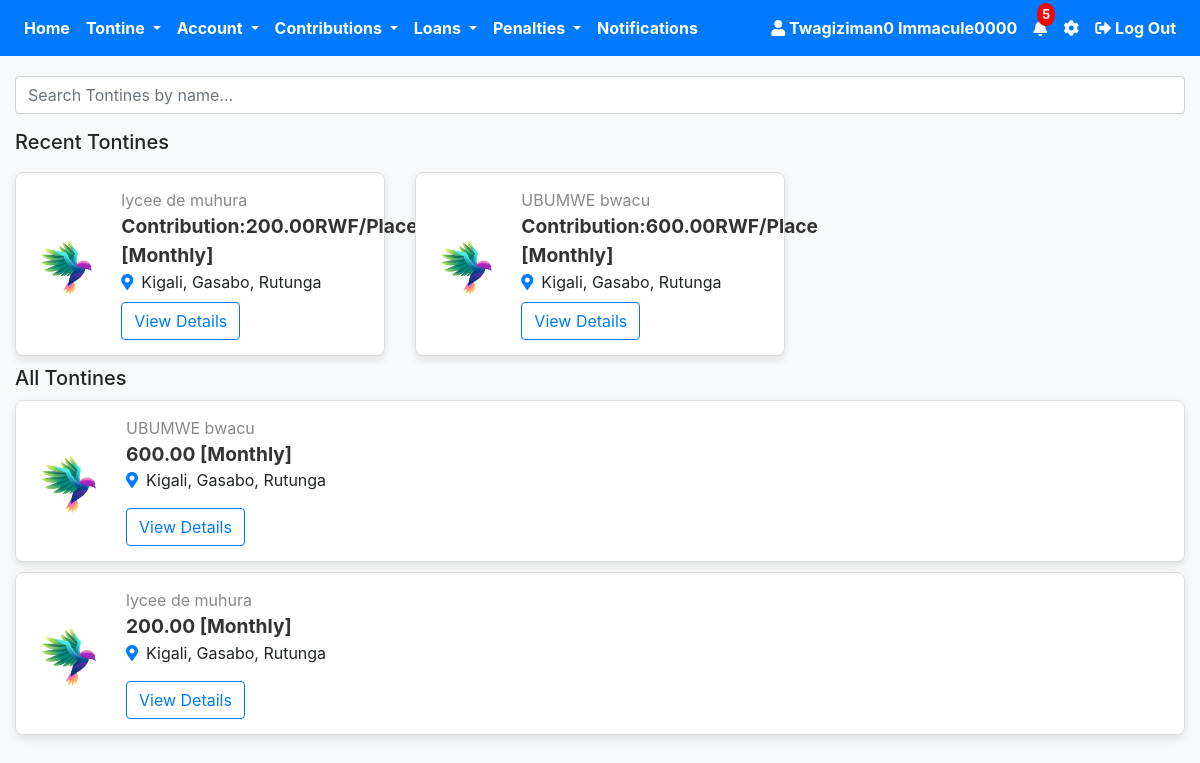
/user_profile.php (signed in), run on the app's committed database.
### tables this page shows
CREATE TABLE `users` (
  `id` int(11) NOT NULL,
  `firstname` varchar(50) NOT NULL,
  `lastname` varchar(50) NOT NULL,
  `phone_number` varchar(15) NOT NULL,
  `idno` varchar(50) NOT NULL,
  `idnotype` varchar(50) NOT NULL,
  `idno_picture` varchar(255) NOT NULL,
  `behalf_name` varchar(30) NOT NULL,
  `behalf_phone_number` varchar(30) NOT NULL,
  `password` varchar(255) NOT NULL,
  `image` varchar(255) NOT NULL,
  `otp` int(11) DEFAULT 0,
  `verified` tinyint(4) NOT NULL DEFAULT 0,
  `otp_used` tinyint(1) NOT NULL DEFAULT 0,
  `otp_login` int(11) NOT NULL DEFAULT 0,
  `otp_forgot` int(11) NOT NULL,
  `otp_behalf` int(11) NOT NULL,
  `otp_behalf_used` tinyint(1) NOT NULL,
  `terms` tinyint(1) DEFAULT 0,
  `created_at` timestamp NOT NULL DEFAULT current_timestamp(),
  `updated_at` timestamp NOT NULL DEFAULT current_timestamp() ON UPDATE current_timestamp()
);

CREATE TABLE `tontine` (
  `id` int(11) NOT NULL,
  `tontine_name` varchar(255) NOT NULL,
  `logo` varchar(255) DEFAULT NULL,
  `join_date` date NOT NULL,
  `province` varchar(100) NOT NULL,
  `district` varchar(100) NOT NULL,
  `sector` varchar(100) NOT NULL,
  `total_contributions` decimal(10,2) NOT NULL,
  `occurrence` enum('Daily','Weekly','Monthly') NOT NULL,
  `time` time DEFAULT NULL,
  `day` enum('Monday','Tuesday','Wednesday','Thursday','Friday','Saturday','Sunday') DEFAULT NULL,
  `date` date DEFAULT NULL,
  `created_at` timestamp NOT NULL DEFAULT current_timestamp(),
  `user_id` int(11) DEFAULT NULL,
  `role` varchar(30) NOT NULL,
  `purpose` varchar(255) NOT NULL,
  `rules` varchar(255) NOT NULL
);

### user_profile.php (the view, shortened to what this page needs)
<?php
require 'config.php';
$user_id = $_SESSION['user_id'];
$stmt = $pdo->prepare("SELECT firstname, lastname, phone_number, image FROM users WHERE id = :id");
$stmt->bindParam(':id', $user_id);
$stmt->execute();
$user = $stmt->fetch(PDO::FETCH_ASSOC);
$user_name = htmlspecialchars($user['firstname'] . ' ' . $user['lastname']);
$total_notifications = 5;
?>
<!DOCTYPE html>
<html lang="en">
<head>
    <link rel="stylesheet" href="https://stackpath.bootstrapcdn.com/bootstrap/4.5.2/css/bootstrap.min.css">
    <link rel="stylesheet" href="https://cdnjs.cloudflare.com/ajax/libs/font-awesome/5.15.4/css/all.min.css">
</head>
<body>
    <nav class="navbar navbar-expand-lg navbar-dark bg-primary">
        <div class="collapse navbar-collapse" id="navbarNav">
            <ul class="navbar-nav mr-auto">
                <li class="nav-item">
                    <a class="nav-link font-weight-bold text-white" href="user_profile.php">Home</a>
                </li>
                <li class="nav-item dropdown">
                    <a class="nav-link dropdown-toggle font-weight-bold text-white" href="#" id="paymentsDropdown" role="button" data-toggle="dropdown" aria-haspopup="true" aria-expanded="false">
                        Tontine
                    </a>
                </li>
                <li class="nav-item dropdown">
                    <a class="nav-link dropdown-toggle font-weight-bold text-white" href="#" id="accountDropdown" role="button" data-toggle="dropdown" aria-haspopup="true" aria-expanded="false">
                        Account
                    </a>
                </li>
                <li class="nav-item dropdown">
                    <a class="nav-link dropdown-toggle font-weight-bold text-white" href="#" id="contributionsDropdown" role="button" data-toggle="dropdown" aria-haspopup="true" aria-expanded="false">
                        Contributions
                    </a>
                </li>
                <li class="nav-item dropdown">
                    <a class="nav-link dropdown-toggle font-weight-bold text-white" href="#" id="loansDropdown" role="button" data-toggle="dropdown" aria-haspopup="true" aria-expanded="false">
                        Loans
                    </a>
                </li>
                <li class="nav-item dropdown">
                    <a class="nav-link dropdown-toggle font-weight-bold text-white" href="#" id="penaltiesDropdown" role="button" data-toggle="dropdown" aria-haspopup="true" aria-expanded="false">
                        Penalties
                    </a>
                </li>
                <li class="nav-item">
                    <a class="nav-link font-weight-bold text-white" href="#">Notifications</a>
                </li>
            </ul>
            <ul class="navbar-nav ml-auto">
                <li class="nav-item">
                    <a class="nav-link font-weight-bold text-white" href="#">
                        <i class="fas fa-user"></i>
                        <?php echo htmlspecialchars($user_name); ?>
                    </a>
                </li>
                <li class="nav-item">
                    <a class="nav-link position-relative font-weight-bold text-white" href="#">
                        <i class="fas fa-bell"></i>
                        <span class="notification-badge"><?php echo $total_notifications; ?></span>
                    </a>
                </li>
                <li class="nav-item">
                    <a class="nav-link font-weight-bold text-white" href="setting.php">
                        <i class="fas fa-cog"></i>
                    </a>
                </li>
                <li class="nav-item">
                    <a class="nav-link font-weight-bold text-white" href="#" onclick="confirmLogout()">
                        <i class="fas fa-sign-out-alt"></i> Log Out
                    </a>
                </li>
            </ul>
        </div>
    </nav>
<div class="container mt-1">
<div class="form-group">
    <input type="text" id="search" class="form-control" placeholder="Search Tontines by name..." onkeyup="searchTontines()">
</div>
    <h5>Recent Tontines</h5>
    <div class="row recent-tontines">
    <?php
    $recentQuery = $pdo->query("SELECT * FROM tontine ORDER BY created_at DESC LIMIT 3");
    while ($tontine = $recentQuery->fetch(PDO::FETCH_ASSOC)) {
        $logo = !empty($tontine['logo']) ? $tontine['logo'] : 'default-logo.png';
        $timeInfo = '';
        echo "
        <div class='col-md-4'>
            <div class='job-card'>
                <img src='$logo' alt='Tontine Logo' class='job-logo'>
                <div class='job-info'>
                    <span class='company-name'>{$tontine['tontine_name']}</span>
     <div class='job-title'>Contribution:{$tontine['total_contributions']}RWF/Place [{$tontine['occurrence']}]</div>
                    <div class='timer'>$timeInfo</div>
                    <div class='details'>
                        <i class='fas fa-map-marker-alt icon'></i>{$tontine['province']}, {$tontine['district']}, {$tontine['sector']}
                    </div>
                   <button class='btn btn-outline-primary mt-2' onclick='confirmJoinTontine(" . $tontine['id'] . ")'>View Details</button>
                </div>
            </div>
        </div>
        ";
    }
    ?>
</div>
    <h5>All Tontines</h5>
    <div class="job-listings">
        <?php
        $query = $pdo->query("SELECT * FROM tontine");
        while ($tontine = $query->fetch(PDO::FETCH_ASSOC)) {
            $logo = !empty($tontine['logo']) ? $tontine['logo'] : 'default-logo.png';
            $timeInfo = '';
            echo "
            <div class='job-card'>
                <img src='$logo' alt='Tontine Logo' class='job-logo'>
                <div class='job-info'>
                    <span class='company-name'>{$tontine['tontine_name']}</span>
                    <div class='job-title'>{$tontine['total_contributions']} [{$tontine['occurrence']}]</div>
                    <div class='details'>
                        <i class='fas fa-map-marker-alt icon'></i>{$tontine['province']}, {$tontine['district']}, {$tontine['sector']}
                    </div>
                    <div class='timer mt-2'>
                        $timeInfo
                    </div>
                  <button class='btn btn-outline-primary mt-2' onclick='confirmJoinTontine(" . $tontine['id'] . ")'>View Details</button>
                </div>
            </div>";
        }
        ?>
    </div>
</div>
</body>
</html>

### user_profile.php (style rules this page uses)
.container { max-width: 1000%; }
.job-card { width: 100%; max-width: 1000%; border: 1px solid #ddd; border-radius: 8px; margin: 10px auto; padding: 15px; box-shadow: 0 4px 8px rgba(0, 0, 0, 0.1); background-color: #fff; transition: transform 0.3s ease; display: flex; align-items: center; }
.job-logo { width: 80px; height: 80px; border-radius: 8px; object-fit: cover; margin-right: 15px; }
.job-info { flex-grow: 1; }
.job-title { font-size: 1.2rem; font-weight: bold; color: #333; }
.company-name { font-size: 1rem; color: #888; }
.icon { color: #007bff; margin-right: 8px; }
body { background-color: #f8f9fa; }
.navbar { margin-bottom: 20px; }
.notification-badge { position: absolute; top: -5px; right: -0px; background-color: red; color: white; border-radius: 50%; padding: 2px 5px; font-size: 0.80rem; }

### data on the page
users: user_name "Twagiziman0 Immacule0000"
tontine: logo (picture), tontine_name "lycee de muhura", total_contributions "200.00", occurrence "Monthly", province "Kigali", district "Gasabo", sector "Rutunga"
tontine: logo (picture), tontine_name "UBUMWE bwacu", total_contributions "600.00", occurrence "Monthly", province "Kigali", district "Gasabo", sector "Rutunga"

### other printed values
$total_notifications "5"
